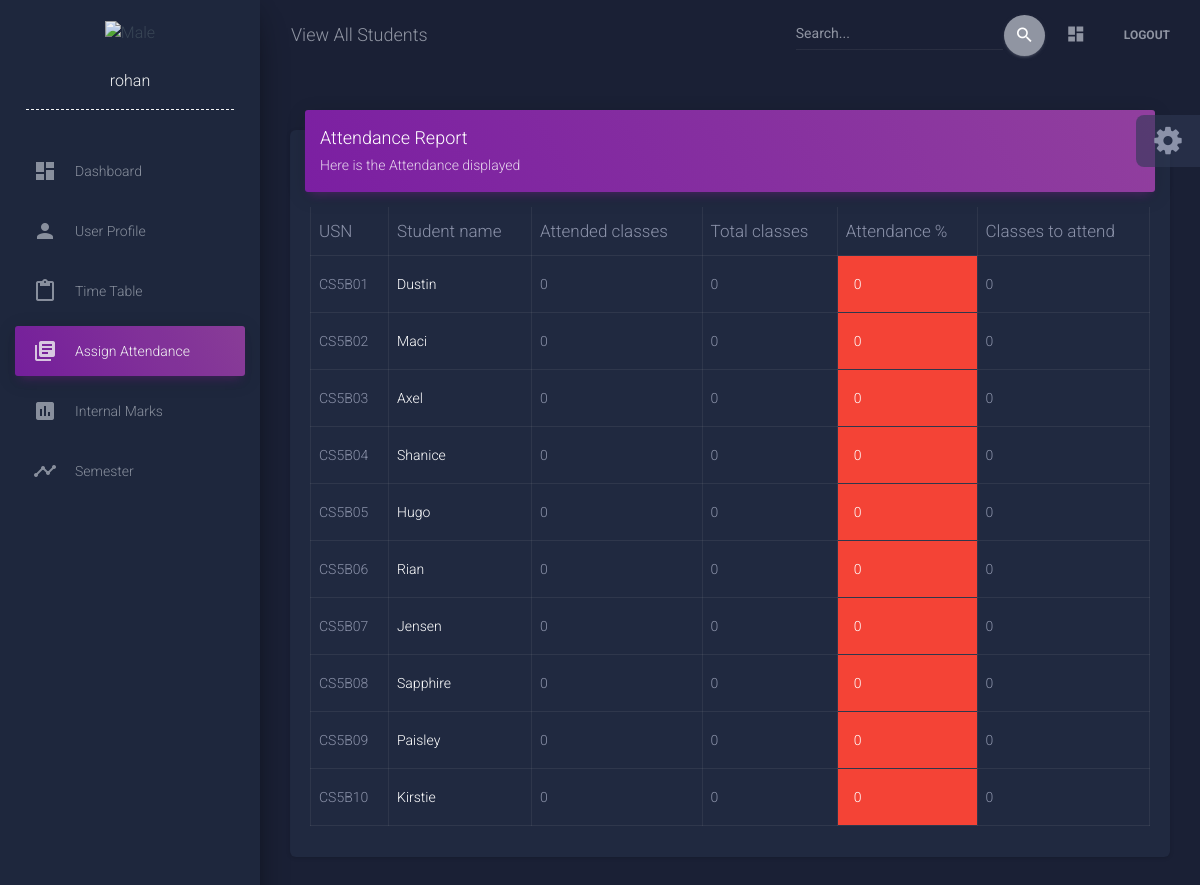
The app's page /teacher/28/Students/attendance/ (signed in) with its own data.
### info/models.py (models this page shows, shortened)
class User(AbstractUser):
    @property
    def is_student(self):
        if hasattr(self, 'student'):
            return True
        return False

class Teacher(models.Model):
    user = models.OneToOneField(User, on_delete=models.CASCADE, null=True)
    id = models.CharField(primary_key=True, max_length=100)
    dept = models.ForeignKey(Dept, on_delete=models.CASCADE, default=1)
    name = models.CharField(max_length=100)
    sex = models.CharField(max_length=50, choices=sex_choice, default='Male')
    DOB = models.DateField(default='1998-01-01')
    address = models.CharField(max_length=100, default='Update')
    email = models.EmailField(default='Update')
    phone = PhoneField(blank=True, help_text='Contact phone number', default='Update')

class AttendanceTotal(models.Model):
    course = models.ForeignKey(Course, on_delete=models.CASCADE)
    student = models.ForeignKey(Student, on_delete=models.CASCADE)
    class Meta:
        unique_together = (('student', 'course'),)
    @property
    def att_class(self):
        stud = Student.objects.get(name=self.student)
        cr = Course.objects.get(name=self.course)
        att_class = Attendance.objects.filter(course=cr, student=stud, status='True').count()
        return att_class
    @property
    def total_class(self):
        stud = Student.objects.get(name=self.student)
        cr = Course.objects.get(name=self.course)
        total_class = Attendance.objects.filter(course=cr, student=stud).count()
        return total_class
    @property
    def attendance(self):
        stud = Student.objects.get(name=self.student)
        cr = Course.objects.get(name=self.course)
        total_class = Attendance.objects.filter(course=cr, student=stud).count()
        att_class = Attendance.objects.filter(course=cr, student=stud, status='True').count()
        if total_class == 0:
            attendance = 0
        else:
            attendance = round(att_class / total_class * 100, 2)
        return attendance
    @property
    def classes_to_attend(self):
        stud = Student.objects.get(name=self.student)
        cr = Course.objects.get(name=self.course)
        total_class = Attendance.objects.filter(course=cr, student=stud).count()
        att_class = Attendance.objects.filter(course=cr, student=stud, status='True').count()
        cta = math.ceil((0.75*total_class - att_class)/0.25)
        if cta < 0:
            return 0
        return cta

class Student(models.Model):
    user = models.OneToOneField(User, on_delete=models.CASCADE, null=True)
    class_id = models.ForeignKey(Class, on_delete=models.CASCADE, default=1)
    USN = models.CharField(primary_key='True', max_length=100)
    name = models.CharField(max_length=200)
    sex = models.CharField(max_length=50, choices=sex_choice, default='Male')
    DOB = models.DateField(default='1998-01-01')
    address = models.CharField(max_length=100, default='Update')
    email = models.EmailField(default='Update')
    phone = PhoneField(blank=True, help_text='Contact phone number', default='Update')
    pph = PhoneField(blank=True, help_text='Contact phone number', default='Update')
    father_name = models.CharField(max_length=20, null=True, default='Update')
    mother_name = models.CharField(max_length=20, null=True, default='Update')
    def __str__(self):
        return self.name

class Course(models.Model):
    dept = models.ForeignKey(Dept, on_delete=models.CASCADE)
    id = models.CharField(primary_key='True', max_length=50)
    name = models.CharField(max_length=50)
    shortname = models.CharField(max_length=50, default='X')
    def __str__(self):
        return self.name

### info/views.py (the view)
# urls.py: path('teacher/<int:assign_id>/Students/attendance/', views.t_student, name='t_student'),
@login_required()
def t_student(request, assign_id):
    ass = Assign.objects.get(id=assign_id)
    att_list = []
    for stud in ass.class_id.student_set.all():
        print("*******************", stud)
        try:
            a = AttendanceTotal.objects.get(student=stud, course=ass.course)
        except AttendanceTotal.DoesNotExist:
            a = AttendanceTotal(student=stud, course=ass.course)
            a.save()
        att_list.append(a)
    return render(request, 'info/t_students.html', {'att_list': att_list,  'bar' :'Assign Attendance'})

### info/templates/info/t_students.html
{% extends 'info/Testbase.html' %}
{% block name %}View All Students{% endblock %}
{% block content %}
<div class="content">
        <div class="container-fluid">
          <div class="row">
            <div class="col-md-12">
              <div class="card">
                <div class="card-header card-header-primary">
                  <h4 class="card-title ">Attendance Report</h4>
                  <p class="card-category"> Here is the Attendance displayed </p>
                </div>
                <div class="card-body">
                  <div class="table-responsive">
                <table class="table table-bordered" id="dataTable" width="100%" cellspacing="0">
                  <thead>
                    <tr>
                        <th>USN</th>
                        <th>Student name</th>
                        <th>Attended classes</th>
                        <th>Total classes</th>
                        <th>Attendance %</th>
                        <th>Classes to attend</th>
                    </tr>
                  </thead>
                  <tbody>
                    {% for a in att_list %}
                    <tr>
                        <td>{{ a.student_id }}</td>
                        <td><a href="{% url 't_attendance_detail' a.student.USN a.course_id %}">{{ a.student.name }}</a></td>
                        <td>{{ a.att_class }}</td>
                        <td>{{ a.total_class }}</td>
                        {% if a.attendance < 75 %}
                            <td class="p-3 mb-2 bg-danger text-white">{{ a.attendance }}</td>
                        {% else %}
                            <td class="p-3 mb-2 bg-success text-white">{{ a.attendance }}</td>
                        {% endif %}
                        <td>{{ a.classes_to_attend }}</td>
                    </tr>
                    {% empty %}
                            <p>No students</p>
                    {% endfor %}
                  </tbody>
                </table>
              </div>
            </div>
          </div>
    {% endblock %}

### info/templates/info/Testbase.html (shortened to what this page needs)
{% load static %}
<!DOCTYPE html>
<html lang="en">
<head>
  <link rel="stylesheet" href="https://maxcdn.bootstrapcdn.com/font-awesome/latest/css/font-awesome.min.css">
  <link href="{% static 'assets/css/material-dashboard.css' %}" rel="stylesheet" />
  <link href="{% static 'assets/demo/demo.css' %}" rel="stylesheet" />
</head>
<body class="dark-edition">
  <div class="wrapper ">
    <div class="sidebar" data-color="purple" data-background-color="black" data-image="{% static 'assets/img/sidebar-2.jpg' %}">
      <p class="nav" align="center">
             {% if request.user.teacher.sex == "Male" %}
             <img src="{% static '/images/mike.png' %}" class="w3-circle" style="height:75px;width:75px" alt={{ request.user.teacher.sex }}>
            {% else %}
             <img src="{% static '/images/girls.jpg' %}" class="w3-circle" style="height:75px;width:75px" alt={{ request.user.teacher.sex }}>
            {%endif%}
         </p>
      <br>
      <p align="center" style="color:white">{{ request.user.teacher.name }}</p>
<hr class="new2" style="width:80%;text-align:center;">
      <div class="sidebar-wrapper">
        <ul class="nav">
          <li class="nav-item {% if nbar == 'home' %}active{% endif %}">
            <a class="nav-link" href="{% url 'dashboard' %}">
              <i class="material-icons">dashboard</i>
              <p>Dashboard</p>
            </a>
          </li>
          <li class="nav-item {% if bar == 'Profile' %}active{% endif %}">
            <a class="nav-link" href="{% url 't_profile' %}">
              <i class="material-icons">person</i>
              <p>User Profile</p>
            </a>
          </li>
          <li class="nav-item {% if nbar == 'timetable' %}active{% endif %}">
            <a class="nav-link" href="{% url 't_timetable' request.user.teacher.id %}">
              <i class="material-icons">content_paste</i>
              <p>Time Table</p>
            </a>
          </li>
          <li class="nav-item {% if bar == 'Assign Attendance' %}active{% endif %}">
            <a class="nav-link" href="{% url 't_clas' request.user.teacher.id 1 %}">
              <i class="material-icons">library_books</i>
              <p>Assign Attendance</p>
            </a>
          </li>
          <li class="nav-item {% if bar == 'Internal Marks' %}active{% endif %} ">
            <a class="nav-link" href="{% url 't_clas' request.user.teacher.id 2 %}">
              <i class="material-icons">assessment</i>
              <p>Internal Marks</p>
            </a>
          </li>
          <li class="nav-item {% if bar == 'Semester' %}active{% endif %} ">
            <a class="nav-link" href="{% url 't_clas' request.user.teacher.id 3 %}">
              <i class="material-icons">timeline</i>
              <p>Semester</p>
            </a>
          </li>
        </ul>
      </div>
    </div>
         <div class="main-panel">
      <nav class="navbar navbar-expand-lg navbar-transparent navbar-absolute fixed-top " id="navigation-example">
        <div class="container-fluid">
          <div class="navbar-wrapper">
            <a class="navbar-brand" href="javascript:void(0)">{% block name%}{% endblock %}</a>
          </div>
          <div class="collapse navbar-collapse justify-content-end">
            <form class="navbar-form">
              <div class="input-group no-border">
                <input type="text" value="" class="form-control" placeholder="Search...">
                <button type="submit" class="btn btn-default btn-round btn-just-icon">
                  <i class="material-icons">search</i>
                  <div class="ripple-container"></div>
                </button>
              </div>
            </form>
            <ul class="navbar-nav">
              <li class="nav-item">
                <a class="nav-link" href="{% url 'dashboard' %}">
                  <i class="material-icons">dashboard</i>
                </a>
              </li>
              <li class="nav-item">
                <div class="collapse navbar-collapse" id="navbarResponsive">
          <ul class="navbar-nav ml-auto">
            <li class="nav-item">
              <a class="nav-link" href="#" data-toggle="modal" data-target="#logoutModal"><b>Logout</b></a>
            </li>
          </ul>
        </div>
              </li>
            </ul>
          </div>
        </div>
      </nav><div class="fixed-plugin">
    <div class="dropdown show-dropdown">
      <a href="#" data-toggle="dropdown">
        <i class="fa fa-cog fa-2x"> </i>
      </a>
    </div>
  </div>
  {% block content%}
  {% endblock %}
</body>

### info/templates/info/Testbase.html (style rules this page uses)
hr.new2 { border-top: 1px dashed white; }

### records on screen
User: user.teacher.name "rohan"
AttendanceTotal: student_id "CS5B01", student.name "Dustin", att_class "0", total_class "0", attendance "0", classes_to_attend "0"
AttendanceTotal: student_id "CS5B02", student.name "Maci", att_class "0", total_class "0", attendance "0", classes_to_attend "0"
AttendanceTotal: student_id "CS5B03", student.name "Axel", att_class "0", total_class "0", attendance "0", classes_to_attend "0"
AttendanceTotal: student_id "CS5B04", student.name "Shanice", att_class "0", total_class "0", attendance "0", classes_to_attend "0"
AttendanceTotal: student_id "CS5B05", student.name "Hugo", att_class "0", total_class "0", attendance "0", classes_to_attend "0"
AttendanceTotal: student_id "CS5B06", student.name "Rian", att_class "0", total_class "0", attendance "0", classes_to_attend "0"
AttendanceTotal: student_id "CS5B07", student.name "Jensen", att_class "0", total_class "0", attendance "0", classes_to_attend "0"
AttendanceTotal: student_id "CS5B08", student.name "Sapphire", att_class "0", total_class "0", attendance "0", classes_to_attend "0"
AttendanceTotal: student_id "CS5B09", student.name "Paisley", att_class "0", total_class "0", attendance "0", classes_to_attend "0"
AttendanceTotal: student_id "CS5B10", student.name "Kirstie", att_class "0", total_class "0", attendance "0", classes_to_attend "0"
